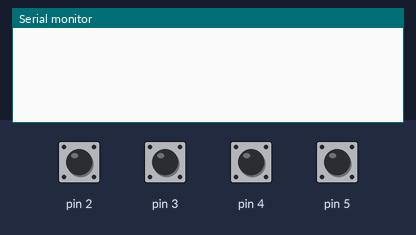
The sketch below on a simulated Arduino Leonardo, built with avr-gcc and run on an emulated ATmega32U4. On the bench: the last lines printed to the serial monitor. Inputs (shaded band) come from the test bench; at power-on: pin 2–5 HIGH. USB keyboard and mouse output is not drawn.

Above: at 1.2 s.
1.3 s: pin 2 pulled LOW for 0.15 s
At 2.5 s:
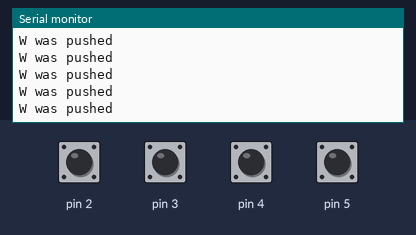
2.9 s: pin 3 pulled LOW for 0.15 s
At 3.7 s:
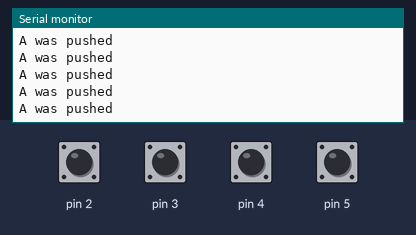
4.5 s: pin 4 pulled LOW for 0.15 s
At 5.8 s:
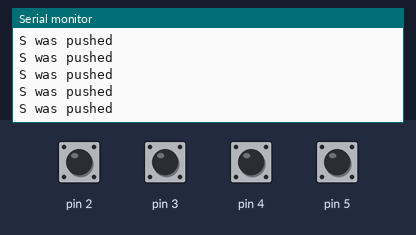
6.1 s: pin 5 pulled LOW for 0.15 s
At 7.3 s:
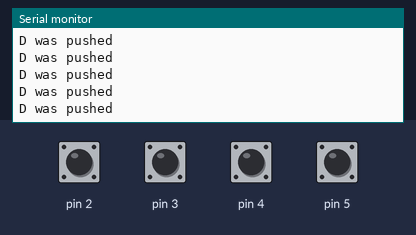

Measured:
- after the input at 1.3 s, the serial monitor: prints a new line at once (image 1)
- after the input at 2.9 s, the serial monitor: prints a new line at once (image 2)
- after the input at 4.5 s, the serial monitor: prints a new line at once (image 3)
- after the input at 6.1 s, the serial monitor: prints a new line at once (image 4)

The sketch:

Micro_Test.ino
```cpp
#include <Keyboard.h>
void setup() {
  //Start serial connection
  Serial.begin(9600);
  //Configure pins as an input and enable the internal pull-up resistor,
  pinMode(2, INPUT_PULLUP);
  pinMode(3, INPUT_PULLUP);
  pinMode(4, INPUT_PULLUP);
  pinMode(5, INPUT_PULLUP);
  Keyboard.begin();
}
void loop() {
//If corresponding button is pressed
  if (digitalRead(2) == LOW) {
    //Send an ASCII 'W',
    Keyboard.write(87);
    Serial.println("W was pushed");
  }
 if (digitalRead(3) == LOW) {
    //Send an ASCII 'A'
    Keyboard.write(65);
    Serial.println("A was pushed");
  }

 if (digitalRead(4) == LOW) {
    //Send an ASCII 'S',
    Keyboard.write(83);
    Serial.println("S was pushed");
  }

 if (digitalRead(5) == LOW) {
    //Send an ASCII 'D',
    Keyboard.write(68);
    Serial.println("D was pushed");
  }
 else {
    Keyboard.releaseAll();
}
}
```
